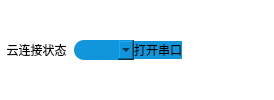
             <widget class="QFrame" name="frame_4">
              <property name="sizePolicy">
               <sizepolicy hsizetype="Preferred" vsizetype="Expanding">
                <horstretch>0</horstretch>
                <verstretch>3</verstretch>
               </sizepolicy>
              </property>
              <property name="styleSheet">
               <string notr="true">background-color: rgb(255, 255, 255);
border-top-right-radius:20px
</string>
              </property>
              <property name="frameShape">
               <enum>QFrame::StyledPanel</enum>
              </property>
              <property name="frameShadow">
               <enum>QFrame::Raised</enum>
              </property>
              <layout class="QHBoxLayout" name="horizontalLayout_2">
               <property name="spacing">
                <number>0</number>
               </property>
               <property name="leftMargin">
                <number>0</number>
               </property>
               <property name="topMargin">
                <number>0</number>
               </property>
               <property name="rightMargin">
                <number>0</number>
               </property>
               <property name="bottomMargin">
                <number>0</number>
               </property>
               <item>
                <widget class="QFrame" name="frame_5">
                 <property name="sizePolicy">
                  <sizepolicy hsizetype="Preferred" vsizetype="Expanding">
                   <horstretch>0</horstretch>
                   <verstretch>0</verstretch>
                  </sizepolicy>
                 </property>
                 <property name="frameShape">
                  <enum>QFrame::StyledPanel</enum>
                 </property>
                 <property name="frameShadow">
                  <enum>QFrame::Raised</enum>
                 </property>
                 <layout class="QHBoxLayout" name="horizontalLayout_4">
                  <property name="spacing">
                   <number>0</number>
                  </property>
                  <property name="leftMargin">
                   <number>0</number>
                  </property>
                  <property name="topMargin">
                   <number>0</number>
                  </property>
                  <property name="rightMargin">
                   <number>0</number>
                  </property>
                  <property name="bottomMargin">
                   <number>0</number>
                  </property>
                  <item>
                   <widget class="QLabel" name="label">
                    <property name="sizePolicy">
                     <sizepolicy hsizetype="Expanding" vsizetype="Preferred">
                      <horstretch>10</horstretch>
                      <verstretch>0</verstretch>
                     </sizepolicy>
                    </property>
                    <property name="styleSheet">
                     <string notr="true">font: 22pt &quot;小米兰亭&quot;;</string>
                    </property>
                    <property name="text">
                     <string>  云连接状态</string>
                    </property>
                   </widget>
                  </item>
                  <item>
                   <widget class="QLabel" name="label_4">
                    <property name="sizePolicy">
                     <sizepolicy hsizetype="Preferred" vsizetype="Expanding">
                      <horstretch>40</horstretch>
                      <verstretch>0</verstretch>
                     </sizepolicy>
                    </property>
                    <property name="text">
                     <string/>
                    </property>
                    <property name="pixmap">
                     <pixmap resource="res.qrc">:/icon/cloud-fill.png</pixmap>
                    </property>
                   </widget>
                  </item>
                 </layout>
                </widget>
               </item>
               <item>
                <widget class="QFrame" name="frame_13">
                 <property name="sizePolicy">
                  <sizepolicy hsizetype="Expanding" vsizetype="Preferred">
                   <horstretch>1</horstretch>
                   <verstretch>0</verstretch>
                  </sizepolicy>
                 </property>
                 <property name="frameShape">
                  <enum>QFrame::StyledPanel</enum>
                 </property>
                 <property name="frameShadow">
                  <enum>QFrame::Raised</enum>
                 </property>
                 <layout class="QHBoxLayout" name="horizontalLayout_7">
                  <property name="spacing">
                   <number>0</number>
                  </property>
                  <property name="leftMargin">
                   <number>0</number>
                  </property>
                  <property name="topMargin">
                   <number>0</number>
                  </property>
                  <property name="rightMargin">
                   <number>0</number>
                  </property>
                  <property name="bottomMargin">
                   <number>0</number>
                  </property>
                  <item>
                   <widget class="QFrame" name="frame_14">
                    <property name="frameShape">
                     <enum>QFrame::StyledPanel</enum>
                    </property>
                    <property name="frameShadow">
                     <enum>QFrame::Raised</enum>
                    </property>
                    <layout class="QVBoxLayout" name="verticalLayout_6">
                     <property name="spacing">
                      <number>0</number>
                     </property>
                     <property name="leftMargin">
                      <number>0</number>
                     </property>
                     <property name="topMargin">
                      <number>0</number>
                     </property>
                     <property name="rightMargin">
                      <number>0</number>
                     </property>
                     <property name="bottomMargin">
                      <number>0</number>
                     </property>
                     <item>
                      <spacer name="verticalSpacer_7">
                       <property name="orientation">
                        <enum>Qt::Vertical</enum>
                       </property>
                       <property name="sizeHint" stdset="0">
                        <size>
                         <width>20</width>
                         <height>40</height>
                        </size>
                       </property>
                      </spacer>
                     </item>
                     <item>
                      <widget class="QComboBox" name="comboBox_serial">
                       <property name="sizePolicy">
                        <sizepolicy hsizetype="Preferred" vsizetype="Expanding">
                         <horstretch>0</horstretch>
                         <verstretch>100</verstretch>
                        </sizepolicy>
                       </property>
                       <property name="styleSheet">
                        <string notr="true">background-color: rgb(18, 150, 219);
font: 14pt &quot;小米兰亭&quot;;
border-radius:10px
</string>
                       </property>
                      </widget>
                     </item>
                     <item>
                      <spacer name="verticalSpacer_6">
                       <property name="orientation">
                        <enum>Qt::Vertical</enum>
                       </property>
                       <property name="sizeHint" stdset="0">
                        <size>
                         <width>20</width>
                         <height>40</height>
                        </size>
                       </property>
                      </spacer>
                     </item>
                    </layout>
                   </widget>
                  </item>
                  <item>
                   <widget class="QFrame" name="frame_15">
                    <property name="frameShape">
                     <enum>QFrame::StyledPanel</enum>
                    </property>
                    <property name="frameShadow">
                     <enum>QFrame::Raised</enum>
                    </property>
                    <layout class="QVBoxLayout" name="verticalLayout_7">
                     <property name="spacing">
                      <number>0</number>
                     </property>
                     <property name="leftMargin">
                      <number>0</number>
                     </property>
                     <property name="topMargin">
                      <number>0</number>
                     </property>
                     <property name="rightMargin">
                      <number>0</number>
                     </property>
                     <property name="bottomMargin">
                      <number>0</number>
                     </property>
                     <item>
                      <spacer name="verticalSpacer_9">
                       <property name="orientation">
                        <enum>Qt::Vertical</enum>
                       </property>
                       <property name="sizeHint" stdset="0">
                        <size>
                         <width>20</width>
                         <height>40</height>
                        </size>
                       </property>
                      </spacer>
                     </item>
                     <item>
                      <widget class="QPushButton" name="pushButton_serial">
                       <property name="styleSheet">
                        <string notr="true">background-color: rgb(18, 150, 219);
font: 14pt &quot;小米兰亭&quot;;
border-radius:10px
</string>
                       </property>
                       <property name="text">
                        <string>打开串口</string>
                       </property>
                      </widget>
                     </item>
                     <item>
                      <spacer name="verticalSpacer_8">
                       <property name="orientation">
                        <enum>Qt::Vertical</enum>
                       </property>
                       <property name="sizeHint" stdset="0">
                        <size>
                         <width>20</width>
                         <height>40</height>
                        </size>
                       </property>
                      </spacer>
                     </item>
                    </layout>
                   </widget>
                  </item>
                 </layout>
                </widget>
               </item>
               <item>
                <widget class="QFrame" name="frame_6">
                 <property name="frameShape">
                  <enum>QFrame::StyledPanel</enum>
                 </property>
                 <property name="frameShadow">
                  <enum>QFrame::Raised</enum>
                 </property>
                 <layout class="QHBoxLayout" name="horizontalLayout_3">
                  <property name="spacing">
                   <number>0</number>
                  </property>
                  <item>
                   <widget class="QPushButton" name="pushButton_5">
                    <property name="styleSheet">
                     <string notr="true">QPushButton:hover{
	padding-bottom:5px
}</string>
                    </property>
                    <property name="text">
                     <string/>
                    </property>
                    <property name="icon">
                     <iconset resource="res.qrc">
                      <normaloff>:/icon/Minimize.png</normaloff>:/icon/Minimize.png</iconset>
                    </property>
                    <property name="iconSize">
                     <size>
                      <width>32</width>
                      <height>32</height>
                     </size>
                    </property>
                   </widget>
                  </item>
                  <item>
                   <spacer name="horizontalSpacer">
                    <property name="orientation">
                     <enum>Qt::Horizontal</enum>
                    </property>
                    <property name="sizeType">
                     <enum>QSizePolicy::Fixed</enum>
                    </property>
                    <property name="sizeHint" stdset="0">
                     <size>
                      <width>10</width>
                      <height>20</height>
                     </size>
                    </property>
                   </spacer>
                  </item>
                  <item>
                   <widget class="QPushButton" name="pushButton_4">
                    <property name="styleSheet">
                     <string notr="true">QPushButton:hover{
	padding-bottom:5px
}</string>
                    </property>
                    <property name="text">
                     <string/>
                    </property>
                    <property name="icon">
                     <iconset resource="res.qrc">
                      <normaloff>:/icon/close.png</normaloff>:/icon/close.png</iconset>
                    </property>
                    <property name="iconSize">
                     <size>
                      <width>32</width>
                      <height>32</height>
                     </size>
                    </property>
                   </widget>
                  </item>
                 </layout>
                </widget>
               </item>
              </layout>
             </widget>
